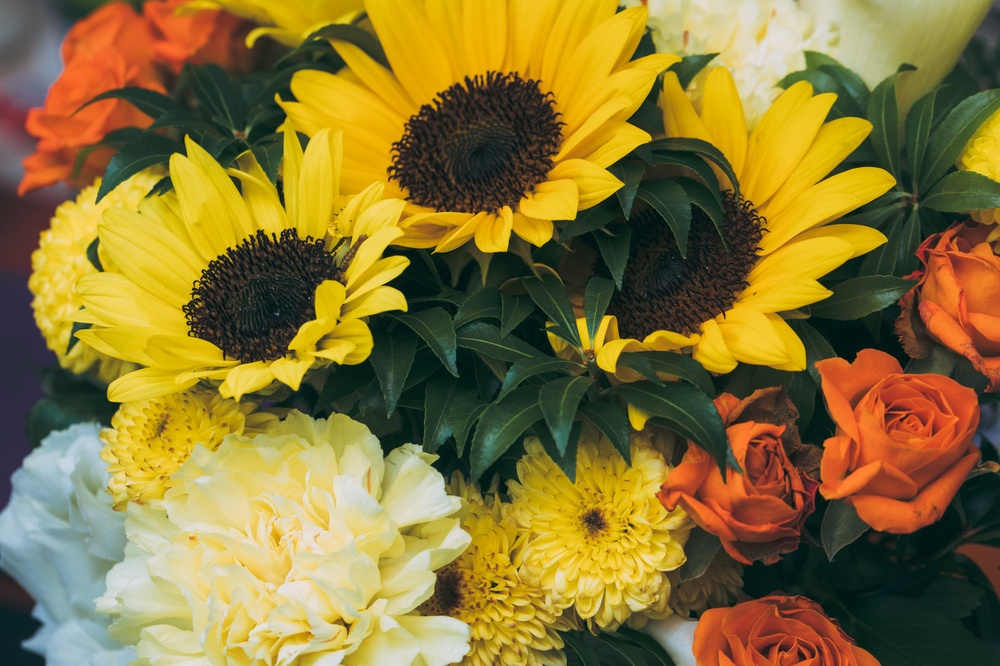
//> input picture OpenCVExample01/OpenCVExample02/image.jpg, 1000 x 666 px, shrunk from 1600 x 1066 before the run, given in place of the camera
$ ./CameraExample   (built with g++ and OpenCV 4)
//> lines starting //> are read from the running program, lines starting //| are printed output that depends on the picture; after the words box and inside, x2 and y2 are one past the last pixel; in counts of white or black regions, pixels touching at a corner belong together
//> further down, frame is the input picture: 666 rows x 1000 cols, CV_8UC3; mean B, G, R 54.1, 117.1, 137.5
// CameraExample.cpp : カメラ映像をアニメっぽい感じに変換してリアルタイム表示する
//

#include <iostream>
#include <opencv2/opencv.hpp>

#pragma comment(lib, "opencv_core310.lib")
#pragma comment(lib, "opencv_imgcodecs310.lib")
#pragma comment(lib, "opencv_imgproc310.lib")
#pragma comment(lib, "opencv_highgui310.lib")
#pragma comment(lib, "opencv_videoio310.lib")


// ピクセル値のクラスタリング
void cluster_by_pixel(const cv::Mat& src, cv::Mat& dest, int k)
{
//> called with k = 15
    // 画像を1列の行列に変形
    cv::Mat points;
    src.convertTo(points, CV_32FC3);
    points = points.reshape(3, src.rows * src.cols);

    // RGB空間でk-meansを実行
    cv::Mat_<int> clusters(points.size(), CV_32SC1);
    cv::Mat centers;

    // クラスタ対象，クラスタ数，（出力）クラスタインデックス，
    // 停止基準，k-meansの実行回数，手法，（出力）クラスタ中心値
    cv::kmeans(points, k, clusters,
        cvTermCriteria(CV_TERMCRIT_EPS | CV_TERMCRIT_ITER, 10, 1.0), 1, cv::KMEANS_PP_CENTERS, centers);
//> centers = 15 rows, first 8: [5.15, 176.1, 222.2], [36.22, 57.28, 83.33], [38.22, 77.68, 141.4], [143.4, 206.2, 216.3], [40, 93.87, 217.8], [178.1, 172.9, 143.8], [83.27, 203.9, 230.7], [25.04, 31.51, 13.87]

    // 中心値を 32FU3 → 8UC3 に変換
    std::vector<cv::Vec3b> centers_8uc3(k);
    for (int i = 0; i < k; ++i) {
        auto& color = centers.at<cv::Vec3f>(i, 0);
        auto& table = centers_8uc3[i];
        table[0] = cv::saturate_cast<uchar>(color[0]);
        table[1] = cv::saturate_cast<uchar>(color[1]);
        table[2] = cv::saturate_cast<uchar>(color[2]);
    }
//> this loop made 15 passes
//> color on passes 1 to 12: [5.15, 176.1, 222.2], [36.22, 57.28, 83.33], [38.22, 77.68, 141.4], [143.4, 206.2, 216.3], [40, 93.87, 217.8], [178.1, 172.9, 143.8], [83.27, 203.9, 230.7], [25.04, 31.51, 13.87], [21.55, 139.8, 174.9], [111.8, 116.2, 106.8], [58.99, 84.22, 68.44], [89.17, 171.4, 177]

    // すべてのピクセル値をクラスタ中心値で置き換え
    dest = cv::Mat(src.size(), src.type());
    auto it = dest.begin<cv::Vec3b>();
    auto end = dest.end<cv::Vec3b>();
    for (int i = 0; it != end; ++it, ++i) {
        *it = centers_8uc3[clusters(i)];
    }
}


int main()
{
    // ウィンドウの作成
    cv::namedWindow("camera", cv::WINDOW_AUTOSIZE);
    cv::namedWindow("image", cv::WINDOW_AUTOSIZE);

    // トラックバーの作成
    int cluster_count = 15;
    cv::createTrackbar("cluster", "image", &cluster_count, 50);

    int thresh = 25;
    cv::createTrackbar("thresh", "image", &thresh, 255);

    // ビデオキャプチャーの作成
    cv::VideoCapture cap(0);

    do {
        // キャプチャー
        cv::Mat frame;
        cap >> frame;

        if (frame.empty())
            break;

        // カメラ画像を表示
        cv::imshow("camera", frame);

        // クラスタリング
        cv::Mat clustered;
        cluster_by_pixel(frame, clustered, cluster_count);
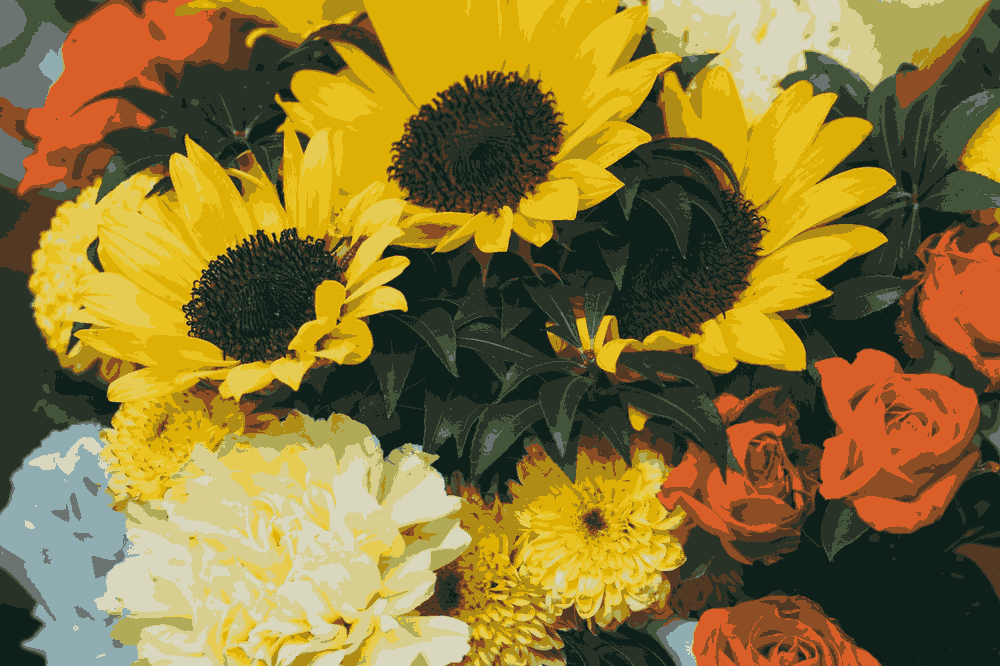
//> clustered: 666 rows x 1000 cols, CV_8UC3; mean B, G, R 54, 117.1, 137.5

        // グレースケール化
        cv::Mat gray;
        cv::cvtColor(frame, gray, CV_BGR2GRAY);
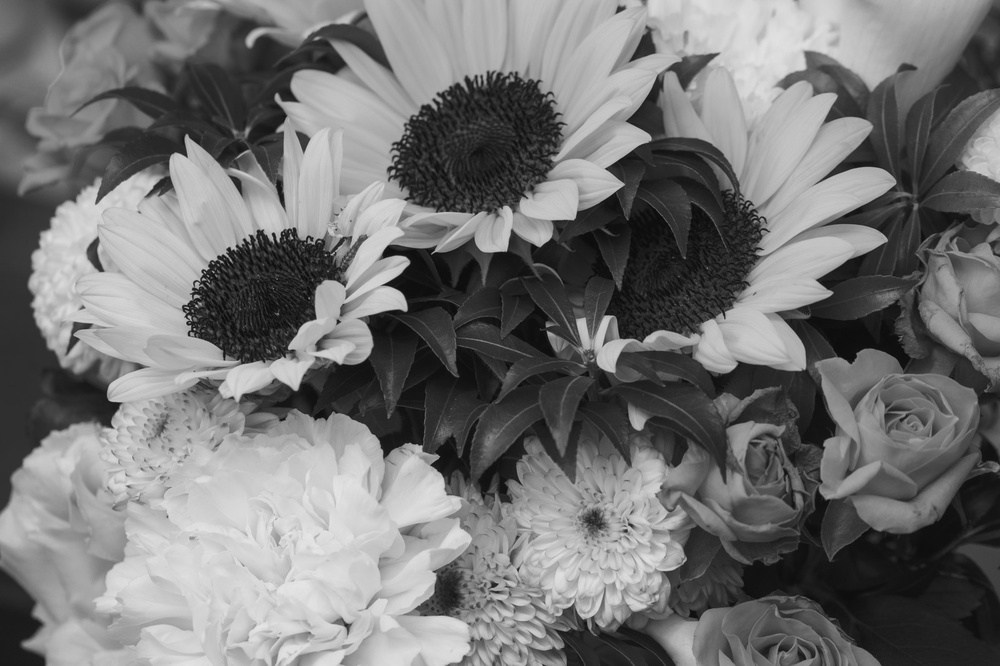
//> gray: 666 rows x 1000 cols, CV_8UC1; min 7, max 232, mean 116

        // エッジ抽出
        cv::Mat edge_x;
        cv::Mat edge_y;
        cv::Sobel(gray, edge_x, CV_8U, 1, 0, 3);
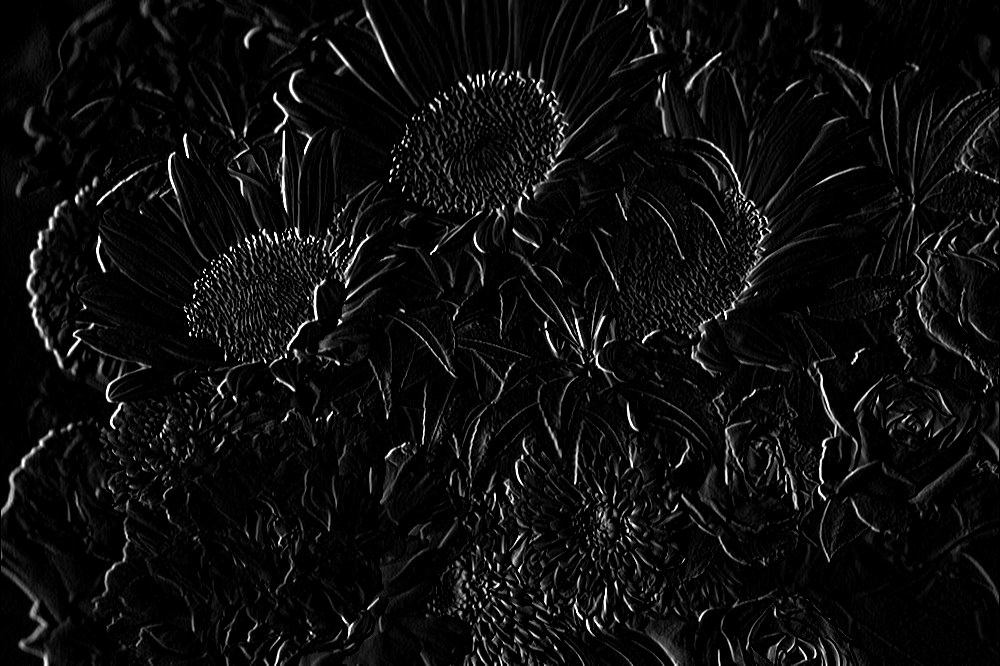
//> edge_x: 666 rows x 1000 cols, CV_8UC1; min 0, max 255, mean 13.5
        cv::Sobel(gray, edge_y, CV_8U, 0, 1, 3);
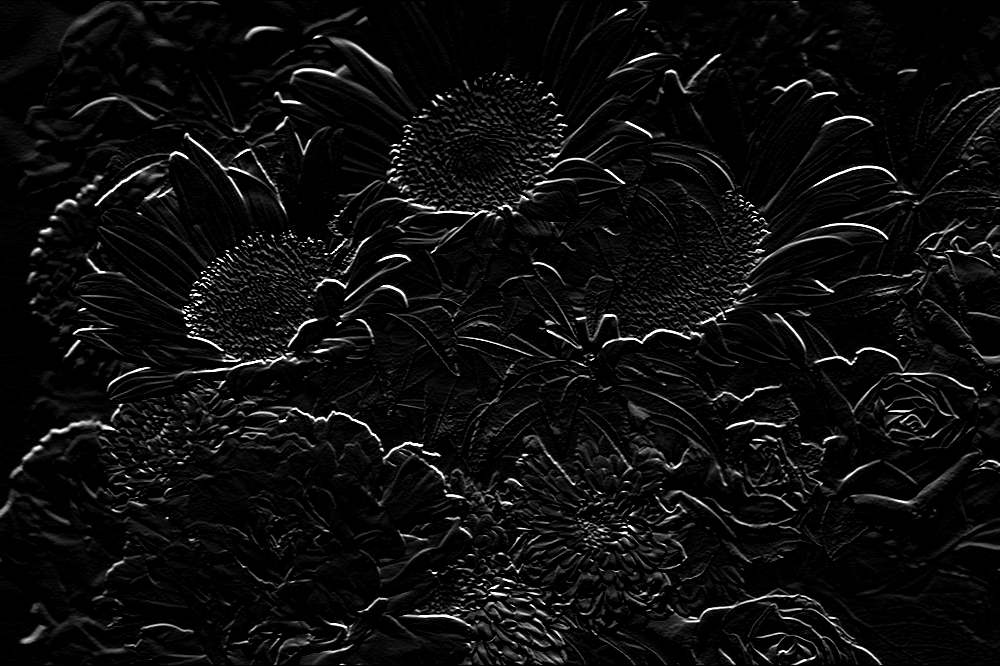
//> edge_y: 666 rows x 1000 cols, CV_8UC1; min 0, max 255, mean 13.7
        cv::Mat edge = abs(edge_x) + abs(edge_y);
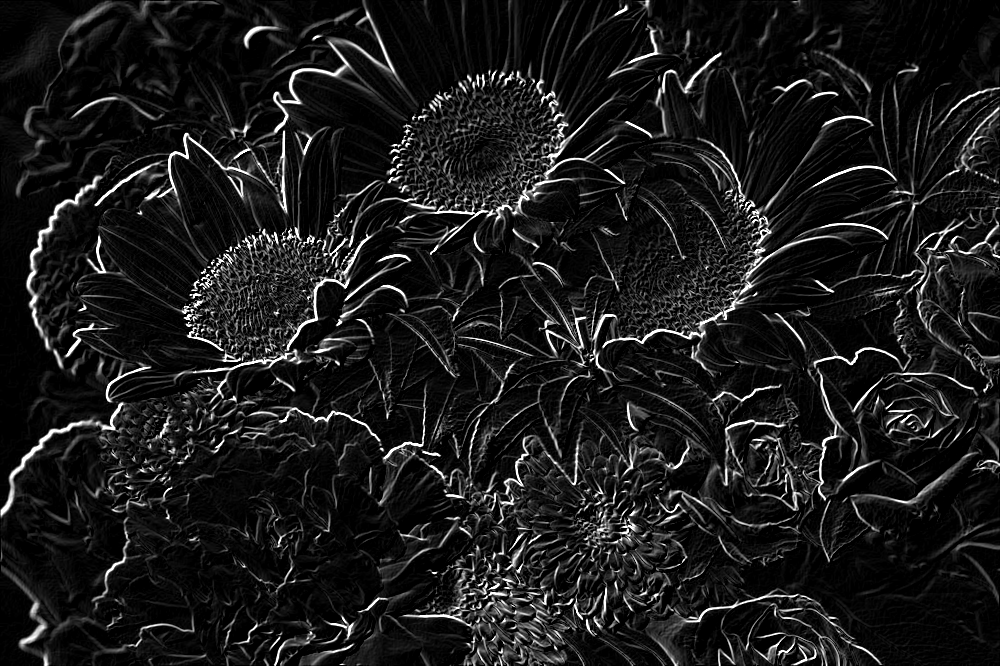
//> edge: 666 rows x 1000 cols, CV_8UC1; min 0, max 255, mean 26.5
        cv::convertScaleAbs(edge, edge, 1, 0);

        // 二値化
        cv::Mat binary;
        cv::threshold(edge, binary, thresh, 255, cv::THRESH_BINARY_INV /*| cv::THRESH_OTSU*/);
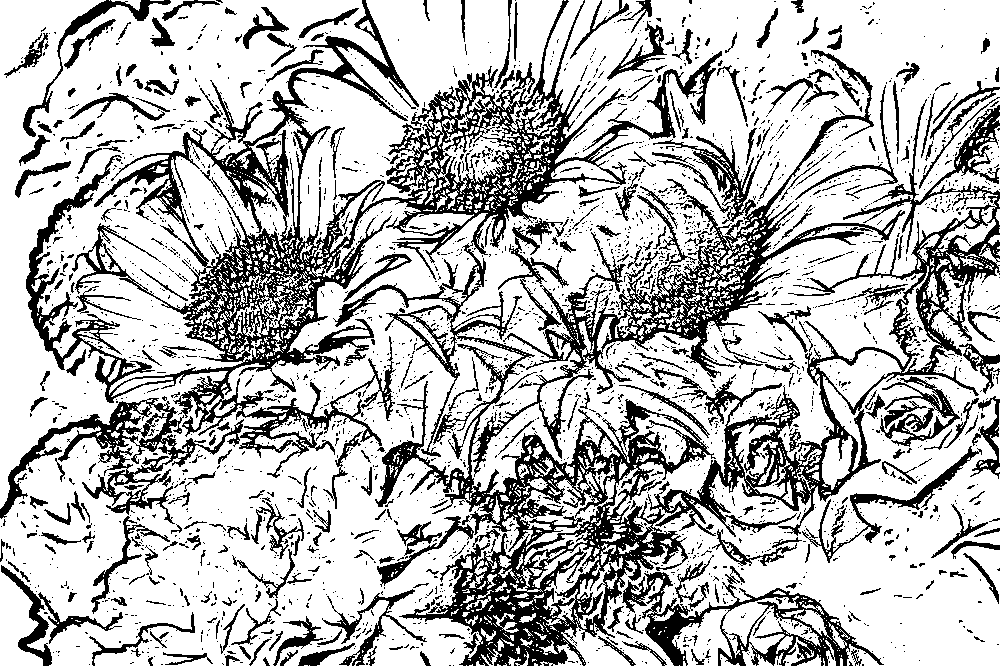
//> binary: 666 rows x 1000 cols, CV_8UC1; 72.8% white; 2770 black regions (2411 under 20 px), largest, box (x1, y1, x2, y2) and area: (26, 0, 1000, 666) 115273, (0, 398, 244, 524) 6193, (622, 566, 884, 666) 6183

        // グレースケール→カラー
        cv::Mat binary_color;
        cv::cvtColor(binary, binary_color, CV_GRAY2BGR);

        // AND 合成
        cv::Mat image = binary_color & clustered;
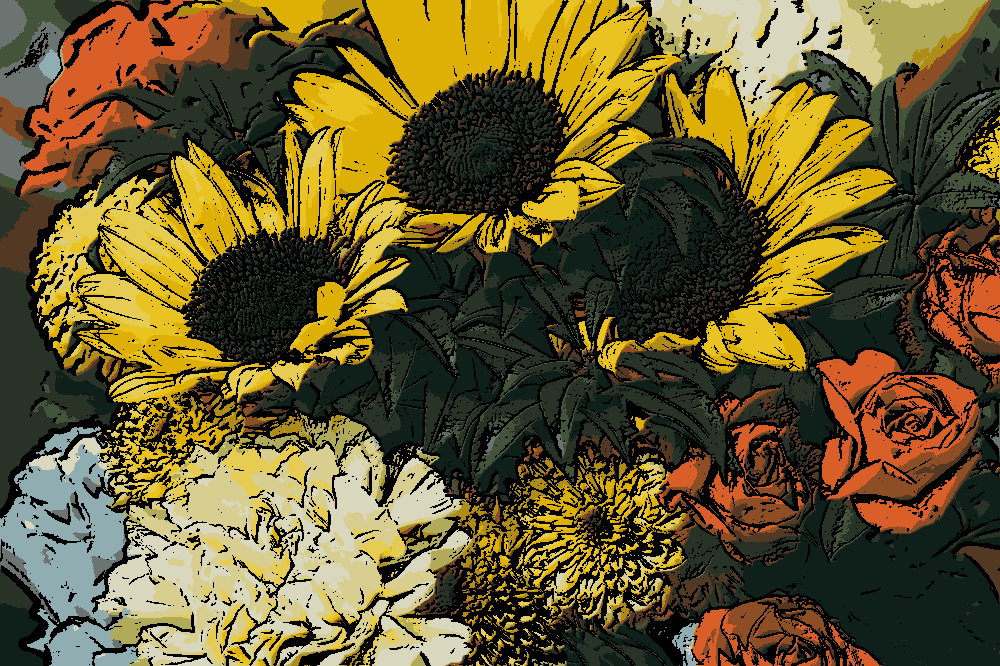
//> image: 666 rows x 1000 cols, CV_8UC3; mean B, G, R 41.4, 87.1, 100.9

        // 変換した画像を表示
        cv::imshow("image", image);

    } while (cv::waitKey(1) == -1);

    return 0;
}
